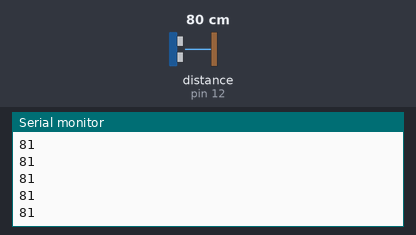
This sketch was run on a simulated Arduino Uno, built with avr-gcc and run on an emulated ATmega328P. Parts: the last lines printed to the serial monitor. The inputs (shaded band) are chosen by the test bench; at power-on: distance to the obstacle (sensor on pin 12) 80 cm. The echo pulse lasts 58.3 µs per cm.

Above: at 1.2 s.
1.3 s: distance to the obstacle (sensor on pin 12) set to 2 cm
At 1.37 s:
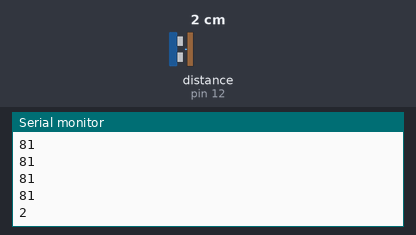
2.8 s: distance to the obstacle (sensor on pin 12) set to 4 cm
At 2.88 s:
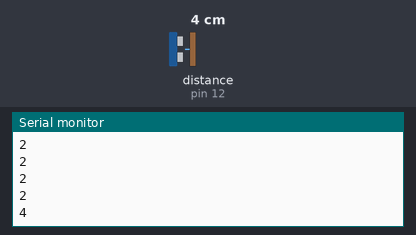
Timing chart, 0 to 5.8 s (numbered marks = the images above; inputs shaded):
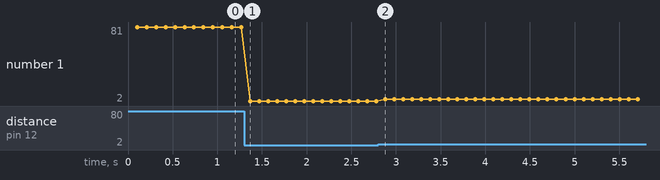

Measured:
- after the input at 1.3 s, the serial monitor: prints a new line after 0.07 s (image 1)
- after the input at 2.8 s, the serial monitor: prints a new line after 0.08 s (image 2)
- plotted number 1: 81 → 2 after the input at 1.3 s, 2 → 4 after the input at 2.8 s

The sketch:

ultrasonic_distance.ino
```cpp
#include <NewPing.h>
#define Trig 11
#define Echo 12
#define MAXDIST 200

NewPing sonar(Trig, Echo, MAXDIST);

void setup() {
  // put your setup code here, to run once:
  Serial.begin(9600);
}

void loop() {
  // put your main code here, to run repeatedly:
  delay(100);

  Serial.println(sonar.ping_cm());
}
```
